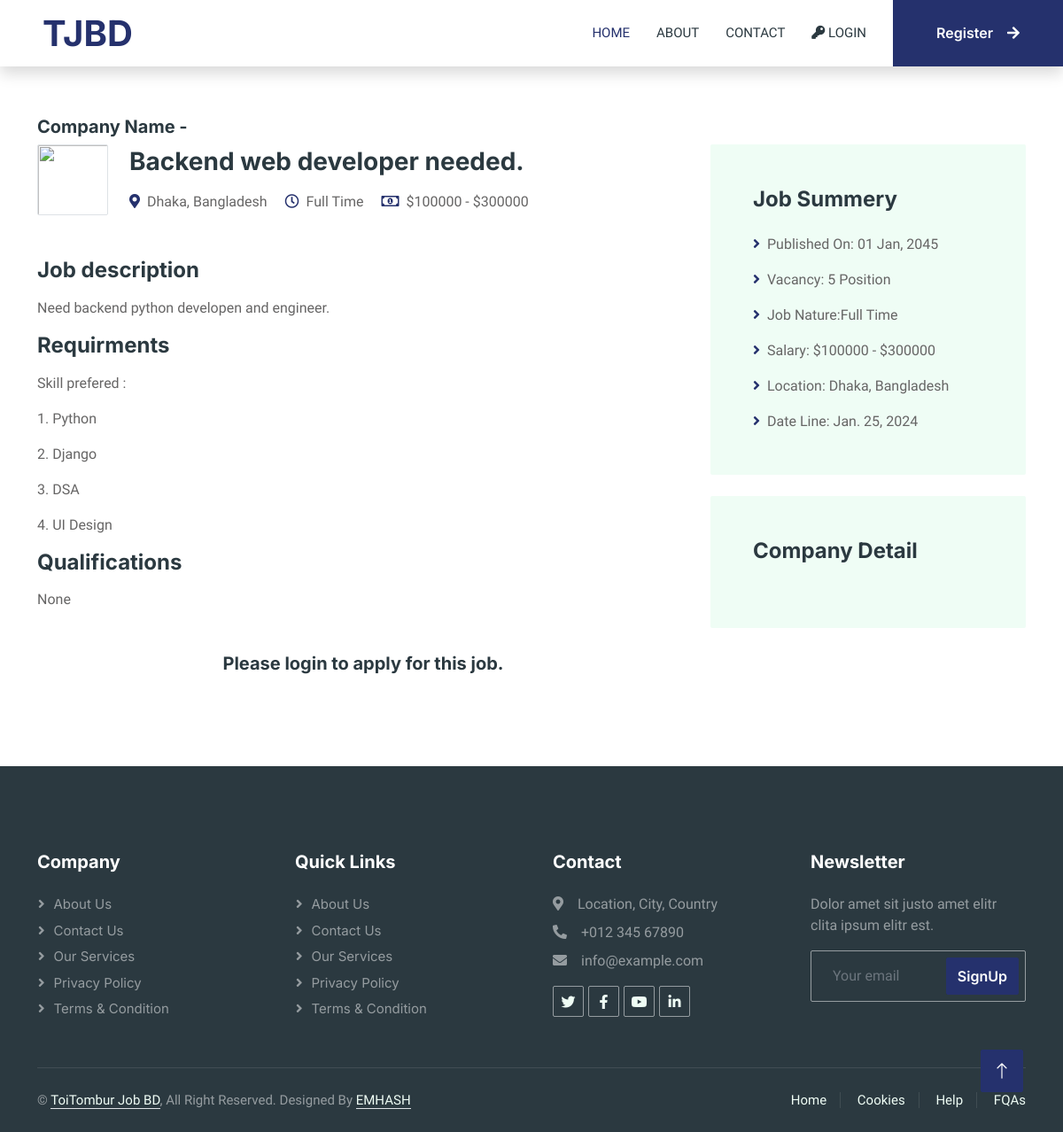
The app's page /details/c9a665d3-2cb3-4b6f-a537-d5e18ac1d692/ with its own data.
### employee/models.py (models this page shows, shortened)
class CommonBaseModel(models.Model):
    uid = models.UUIDField(primary_key=True, default= uuid.uuid4, editable=False)
    created_at = models.DateTimeField(auto_now_add=True)
    updated_at = models.DateTimeField(auto_now=True)
    class Meta:
        abstract = True

class CreateJobPost(CommonBaseModel):
    company = models.ForeignKey(CompanyProfile, on_delete=models.CASCADE)
    category = models.ForeignKey(JobCategory, on_delete=models.CASCADE)
    job_title = models.CharField(max_length=250)
    description = RichTextField()
    requirements = RichTextField()
    qualification = RichTextField(null=True, blank=True)
    location = models.CharField(max_length=450)
    vacancy = models.PositiveIntegerField()
    salary_range_start = models.PositiveIntegerField()
    salary_range_end = models.PositiveIntegerField()
    deadline = models.DateField(auto_now=False, auto_now_add=False)
    full_time = models.BooleanField(default=True)

### homepage/views.py (the view)
# urls.py: path('details/<str:id>/', views.job_details , name="job_details"),
def job_details(request, id):
    the_post = get_object_or_404(CreateJobPost, uid = id)
    if request.method == "POST":
        form = JobApplicationsForm(request.POST, request.FILES)
        if form.is_valid():
            form.instance.job_seeker = request.user.profile
            form.instance.job = the_post
            form.save()
            messages.success(request, "Congrats! your application sumbitted successfully.")
            return redirect("homepage")
    else:
        form = JobApplicationsForm()
    context = {
        "the_post":the_post,
        "form":form,
    }
    return render(request, "home/pages/job_detail.html", context)

### job_seeker/forms.py
class JobApplicationsForm(forms.ModelForm):
    class Meta:
        model = JobApplications
        fields = "__all__"
        exclude = ['job_seeker', 'job']
    def __init__(self, *args, **kwargs):
        super().__init__(*args, **kwargs)
        for field in self.fields:
            self.fields[field].widget.attrs.update({
                'class': 'form-control bg-light border-1',
                'style':"height: 35px;",
                'placeholder': self.fields[field].label if self.fields[field].label else '',
                })

### templates/home/pages/job_detail.html (shortened to what this page needs)
{% extends "home/base/base.html" %}
{% block content %}
<div class="container-xxl py-5 wow fadeInUp" data-wow-delay="0.1s" style="visibility: visible; animation-delay: 0.1s; animation-name: fadeInUp;">
    <div class="container">
        <h5>Company Name - {{the_post.company.name}}</h5>
        <div class="row gy-5 gx-4">
            <div class="col-lg-8">
                <div class="d-flex align-items-center mb-5">
                    <img class="flex-shrink-0 img-fluid border rounded" src="{{the_post.company.brand_logo.url}}" alt="" style="width: 80px; height: 80px;">
                    <div class="text-start ps-4">
                        <h3 class="mb-3">{{the_post.job_title}}</h3>
                        <span class="text-truncate me-3"><i class="fa fa-map-marker-alt text-primary me-2"></i>{{the_post.location}}</span>
                        <span class="text-truncate me-3"><i class="far fa-clock text-primary me-2"></i>{% if the_post.full_time  %}Full Time{% else %}Part Time{% endif %}</span>
                        <span class="text-truncate me-0"><i class="far fa-money-bill-alt text-primary me-2"></i>${{the_post.salary_range_start}} - ${{the_post.salary_range_end}}</span>
                    </div>
                </div>
                <div class="mb-5">
                    <h4 class="mb-3">Job description</h4>
                    {{the_post.description|safe}}
                    <h4 class="mb-3">Requirments</h4>
                    {{the_post.requirements|safe}}
                    <h4 class="mb-3">Qualifications</h4>
                    {{the_post.qualification}}
                </div>
                {% if user.is_authenticated %}
                {% if user.role == "job_seekers" %}
                <div class="container">
                    <h4 class="mb-4">Apply For The Job</h4>
                    <form method = "POST" novalidate enctype="multipart/form-data">
                        {% csrf_token %}
                        <div class="row g-3">
                            {% for field in form %}
                            <div class="col-12 col-sm-6">
                                {{field}}
                                {% if field.errors %}
                                {% for error in field.errors %}
                                <p class="text-danger">{{error}}</p>
                                {% endfor %}
                                {% endif %}
                            </div>
                            {% endfor %}
                            <div class="col-12">
                                <button class="btn btn-primary w-100" type="submit">Apply Now</button>
                            </div>
                        </div>
                    </form>
                </div>
                {% else %}
                <div class="container d-flex justify-content-center ">
                    <h5 class="text-warning">You are not a job seeker</h5>
                </div>
                {% endif %}
                {% else %}
                <div class="container d-flex justify-content-center ">
                    <h5>Please login to apply for this job.</h5>
                </div>
                {% endif %}
            </div>
            <div class="col-lg-4">
                <div class="bg-light rounded p-5 mb-4 wow slideInUp" data-wow-delay="0.1s" style="visibility: visible; animation-delay: 0.1s; animation-name: slideInUp;">
                    <h4 class="mb-4">Job Summery</h4>
                    <p><i class="fa fa-angle-right text-primary me-2"></i>Published On: 01 Jan, 2045</p>
                    <p><i class="fa fa-angle-right text-primary me-2"></i>Vacancy: {{the_post.vacancy}} Position</p>
                    <p><i class="fa fa-angle-right text-primary me-2"></i>Job Nature:{% if the_post.full_time  %}Full Time{% else %}Part Time{% endif %}</p>
                    <p><i class="fa fa-angle-right text-primary me-2"></i>Salary: ${{the_post.salary_range_start}} - ${{the_post.salary_range_end}}</p>
                    <p><i class="fa fa-angle-right text-primary me-2"></i>Location: {{the_post.location}}</p>
                    <p class="m-0"><i class="fa fa-angle-right text-primary me-2"></i>Date Line: {{the_post.deadline}}</p>
                </div>
                <div class="bg-light rounded p-5 wow slideInUp" data-wow-delay="0.1s" style="visibility: visible; animation-delay: 0.1s; animation-name: slideInUp;">
                    <h4 class="mb-4">Company Detail</h4>
                </div>
            </div>
        </div>
    </div>
</div>
{% endblock content %}

### static/css/style.css (style rules this page uses)
:root { --primary: #25316D; --secondary: #2B9BFF; --light: #EFFDF5; --dark: #2B3940; }

### records on screen
CreateJobPost: job_title "Backend web developer needed.", location "Dhaka, Bangladesh", salary_range_start "100000", salary_range_end "300000", description "Need backend python developen and engineer.", requirements "Skill prefered : 1. Python 2. Django 3. DSA 4. UI Design", qualification "None", vacancy "5", deadline "Jan. 25, 2024"
